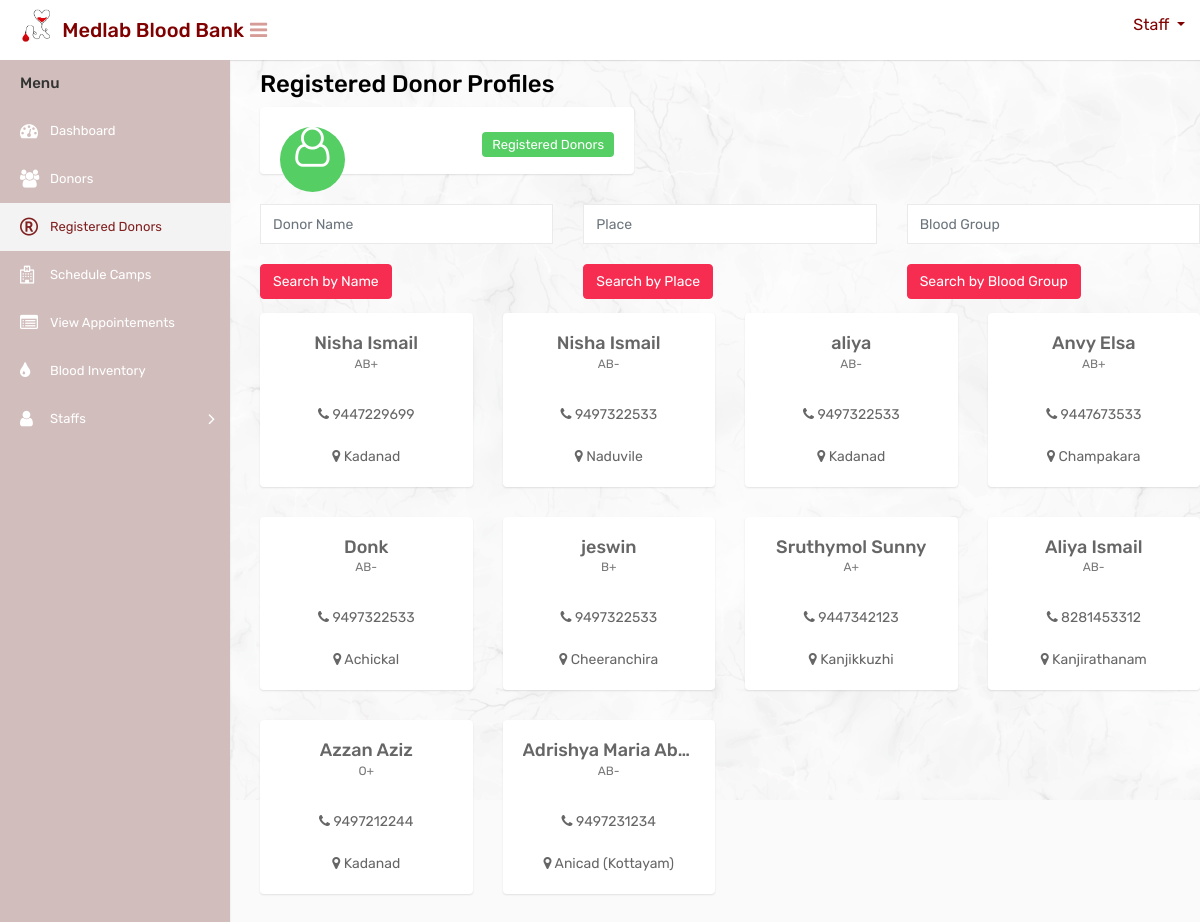
Screenshot of /search-by-name/ with the database file from the repository.
### website/models.py (models this page shows, shortened)
class Donor(models.Model):
    user = models.OneToOneField(CustomUser, on_delete=models.CASCADE, null=True)
    full_name = models.CharField(max_length=100)
    email = models.EmailField(unique=True)
    phone = models.CharField(max_length=15)
    blood_group = models.CharField(max_length=5)
    place = models.CharField(max_length=100)
    id_proof = models.FileField(upload_to='id_proofs/', null=True, blank=True)
    timestamp = models.DateTimeField(default=timezone.now)

### website/views.py (the view)
# urls.py: path('search-by-name/', search_by_name, name='search_by_name'),
def search_by_name(request):
    name = request.GET.get('name', '')
    donors = Donor.objects.filter(full_name__icontains=name)
    return render(request, 'staff/registereddonortable.html', {'donors': donors})

### templates/staff/registereddonortable.html (shortened to what this page needs)
{% load static %}
<html>
<head>
        <link rel="stylesheet" type="text/css" href="{% static 'staff/css/bootstrap.min.css' %}">
        <link rel="stylesheet" type="text/css" href="{% static 'staff/css/font-awesome.min.css' %}">
        <link rel="stylesheet" type="text/css" href="{% static 'staff/css/style.css' %}">
</head>
<body>
    <div class="main-wrapper">
        <div class="header" style="background-color:white;height:60px;">
			<div class="header-left">
				<a href="{% url 'staffindex' %}" class="logo" style="color: black;">
					<img src="{% static 'mainuser/img/logocopy.png' %}" width="75" height="40" alt="" style="margin-left:15px"> <span style="color: maroon;font-size: 20px;margin-top:10px; margin-left:-10px;white-space: nowrap;">Medlab Blood Bank</span>
				</a>
			</div>
			<a id="toggle_btn" href="javascript:void(0);" style="color:#d69c98;margin-top:20px;margin-left:10px;"><i class="fa fa-bars"></i></a>
            <ul class="nav user-menu float-right">
                <li class="nav-item dropdown has-arrow">
                    <a href="#" class="dropdown-toggle nav-link user-link" data-toggle="dropdown" style="color:maroon">
						<span style="color:maroon">Staff</span>
                    </a>
                </li>
            </ul>
        </div>
        <div class="sidebar" id="sidebar">
            <div class="sidebar-inner slimscroll">
                <div id="sidebar-menu" class="sidebar-menu">
                    <ul>
                        <li class="menu-title">Menu</li>
                        <li>
                            <a href="{% url 'staffindex' %}"><i class="fa fa-dashboard"></i> <span>Dashboard</span></a>
                        </li>
						<li>
                            <a href="{% url 'donorsstaff' %}"><i class="fa fa-users"></i> <span>Donors</span></a>
                        </li>
                        <li  class="active">
                            <a href="{% url 'registereddonortablestaff' %}"><i class="fa fa-registered"></i> <span>Registered Donors</span></a>
                        </li>
                        <li>
                            <a href="{% url 'bloodbankcamps' %}"><i class="fa fa-hospital-o"></i> <span>Schedule Camps</span></a>
                        </li>
                        <li>
                            <a href="{% url 'donorappointments' %}"><i class="fa fa-list-alt"></i> <span>View Appointements</span></a>
                        </li>
						<li>
                            <a href="{% url 'bloodinventorystaff' %}"><i class="fa fa-tint"></i> <span>Blood Inventory</span></a>
                        </li>
						<li class="submenu">
							<a href="#"><i class="fa fa-user"></i> <span>Staffs </span> <span class="menu-arrow"></span></a>
						</li>
                    </ul>
                </div>
            </div>
        </div>
        <div class="page-wrapper" style="margin-left:260px;margin-top:20px;">
            <h3 style="color:black;" > Registered Donor Profiles</h3>
            <div class="row">
                <div class="col-md-6 col-sm-6 col-lg-6 col-xl-5">
                    <div class="dash-widget">
                        <span class="dash-widget-bg2"><i class="fa fa-user-o"></i></span>
                        <div class="dash-widget-info text-right">
                            <span class="widget-title2">Registered Donors </span>
                        </div>
                    </div>
                </div>
            </div>
            <div class="row">
                <div class="col-md-4">
                    <form method="get" action="{% url 'search_by_name' %}">
                        <div class="form-group">
                            <input type="text" class="form-control" name="name" placeholder="Donor Name">
                        </div>
                        <button type="submit" class="btn btn-danger">Search by Name</button>
                    </form>
                </div>
                <div class="col-md-4">
                    <form method="get" action="{% url 'search_by_place' %}">
                        <div class="form-group">
                            <input type="text" class="form-control" name="place" placeholder="Place">
                        </div>
                        <button type="submit" class="btn btn-danger">Search by Place</button>
                    </form>
                </div>
                <div class="col-md-4">
                    <form method="get" action="{% url 'search_by_blood_group' %}">
                        <div class="form-group">
                            <input type="text" class="form-control" name="blood_group" placeholder="Blood Group">
                        </div>
                        <button type="submit" class="btn btn-danger">Search by Blood Group</button>
                    </form>
                </div>
            </div>
            <div class="row">
                {% for donor in donors %}
                <div class="col-md-4 col-sm-4 col-lg-3">
                    <div class="profile-widget">
                        <h4 class="doctor-name text-ellipsis">{{ donor.full_name }}</h4>
                        <div class="doc-prof">{{ donor.blood_group }}</div><br>
                        <div class="user-country">
                            <i class="fa fa-phone"></i> {{ donor.phone }}<br><br>
                            <i class="fa fa-map-marker"></i> {{ donor.place }}
                        </div>
                    </div>
                </div>
                {% endfor %}
            </div>
        </div>
    </div>
</body>
</html>

### rows the page displays
Donor: full_name "Nisha Ismail", blood_group "AB+", phone "9447229699", place "Kadanad"
Donor: full_name "Nisha Ismail", blood_group "AB-", phone "9497322533", place "Naduvile"
Donor: full_name "aliya", blood_group "AB-", phone "9497322533", place "Kadanad"
Donor: full_name "Anvy Elsa", blood_group "AB+", phone "9447673533", place "Champakara"
Donor: full_name "Donk", blood_group "AB-", phone "9497322533", place "Achickal"
Donor: full_name "jeswin", blood_group "B+", phone "9497322533", place "Cheeranchira"
Donor: full_name "Sruthymol Sunny", blood_group "A+", phone "9447342123", place "Kanjikkuzhi"
Donor: full_name "Aliya Ismail", blood_group "AB-", phone "8281453312", place "Kanjirathanam"
Donor: full_name "Azzan Aziz", blood_group "O+", phone "9497212244", place "Kadanad"
Donor: full_name "Adrishya Maria Ab…", blood_group "AB-", phone "9497231234", place "Anicad (Kottayam)"
